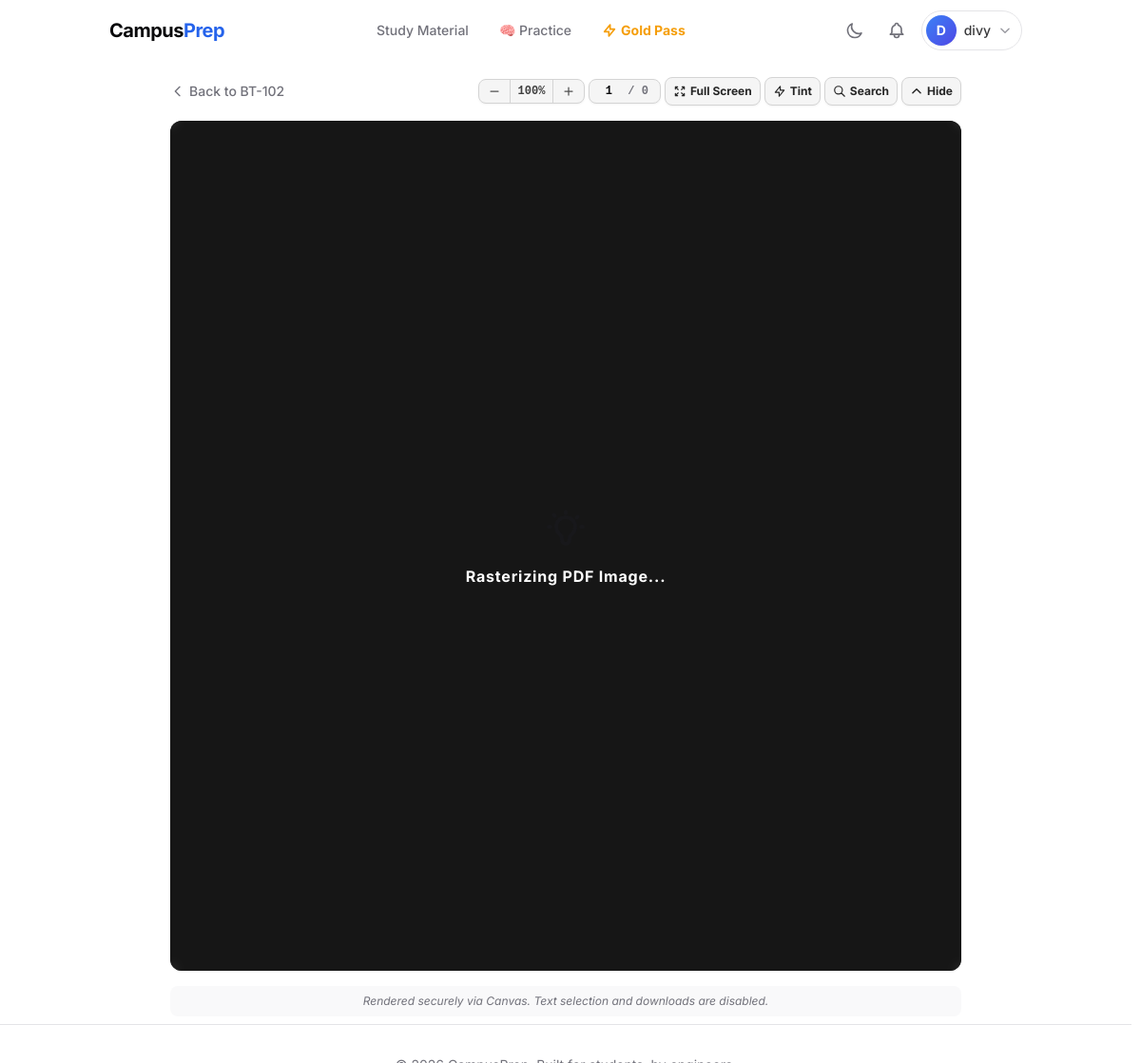
The app's page /read/4/ (signed in) with its own data.
### apps/users/models.py (models this page shows, shortened)
class User(AbstractUser):
    clerk_id = models.CharField(max_length=100, unique=True, null=True, blank=True)
    phone_number = models.CharField(max_length=15, blank=True, null=True)
    preferred_branch = models.ForeignKey(
        'academics.Branch',
        on_delete=models.SET_NULL,
        null=True,
        blank=True,
        related_name='users'
    )
    preferred_semester = models.ForeignKey(
        'academics.Semester',
        on_delete=models.SET_NULL,
        null=True,
        blank=True,
        related_name='users'
    )
    active_subscription_valid_until = models.DateField(null=True, blank=True)
    gold_pass_branch = models.ForeignKey(
        'academics.Branch',
        on_delete=models.SET_NULL,
        null=True,
        blank=True,
        related_name='gold_pass_users'
    )
    gold_pass_semester = models.ForeignKey(
        'academics.Semester',
        on_delete=models.SET_NULL,
        null=True,
        blank=True,
        related_name='gold_pass_users'
    )
    active_subscription_plan = models.ForeignKey(
        'products.SubscriptionPlan',
        on_delete=models.SET_NULL,
        null=True,
        blank=True,
        related_name='subscribed_users'
    )

### apps/academics/models.py (models this page shows, shortened)
class Subject(models.Model):
    branch = models.ForeignKey(Branch, on_delete=models.CASCADE, related_name='subjects')
    semester = models.ForeignKey(Semester, on_delete=models.CASCADE, related_name='subjects')
    code = models.CharField(max_length=20, help_text="e.g., CS-402")
    name = models.CharField(max_length=500)
    description = models.TextField(blank=True)
    is_active = models.BooleanField(default=True)
    class Meta:
        unique_together = ('branch', 'semester', 'code')

### apps/content/views.py (the view)
# urls.py: path('read/<int:document_id>/', views.read_document, name='read_document'),
@login_required
def read_document(request, document_id, slug=None):
    document = ContentDataService.get_document_by_id(document_id)
    if not document:
        return redirect('home')
    user = request.user
    if not UserDataService.check_premium_access(user, document):
        fallback_subject = document.subjects.first()
        if fallback_subject:
            return redirect('subject_dashboard', subject_id=fallback_subject.id)
        else:
            return redirect('home')
    key_bytes = os.urandom(16)
    key_hex = binascii.hexlify(key_bytes).decode('ascii')
    anti_tamper_nonce = binascii.hexlify(os.urandom(16)).decode('ascii')
    request.session[f'doc_key_{document.id}'] = {
        'key': key_hex,
        'nonce': anti_tamper_nonce
    }
    sd = document.structured_data if document.structured_data else {}
    json_bytes = orjson.dumps(sd)
    encoded = bytearray(json_bytes)
    key_len = len(key_bytes)
    for i in range(len(encoded)):
        encoded[i] ^= key_bytes[i % key_len]
    encrypted_data = base64.b64encode(encoded).decode('ascii')
    pdf_token = uuid.uuid4().hex
    request.session[f'pdf_token_{document.id}'] = pdf_token
    return render(request, 'content/document_reader.html', {
        'document': document,
        'current_subject': document.subjects.first(),
        'encrypted_data': encrypted_data,
        'tamper_nonce': anti_tamper_nonce,
        'pdf_token': pdf_token,
    })

### templates/content/document_reader.html (shortened to what this page needs)
{% extends "base.html" %}
{% block content %}
<div id="reader-main-container" class="max-w-4xl mx-auto px-0.5 sm:px-6 lg:px-8 select-none" oncontextmenu="return false;" oncopy="return false;" oncut="return false;" onpaste="return false;" onselectstart="return false;" ondragstart="return false;">
    <div id="stickyHeader" class="sticky top-0 z-40 bg-background/95 backdrop-blur-md pt-4 pb-2 mb-0 transition-all duration-300 transform origin-top">
        <div class="flex flex-col md:flex-row md:items-center justify-between gap-4 mb-2">
            <a href="{% url 'subject_dashboard' current_subject.id %}" class="hidden sm:flex items-center text-sm font-medium text-muted-foreground hover:text-foreground transition-colors" title="Back to {{ current_subject.code }}">
                <svg class="w-4 h-4 mr-1" fill="none" viewBox="0 0 24 24" stroke="currentColor"><path stroke-linecap="round" stroke-linejoin="round" stroke-width="2" d="M15 19l-7-7 7-7"></path></svg>
                <span>Back to {{ current_subject.code }}</span>
            </a>
            {% if document.render_mode == 'DIRECT_PDF' %}
            <div class="flex items-center gap-1 flex-wrap justify-between">
                <div class="flex items-center bg-neutral-100 dark:bg-neutral-800 rounded-lg border border-neutral-300 dark:border-neutral-700 overflow-hidden shadow-sm">
                    <button onclick="zoomOut()" class="px-2.5 py-1.5 hover:bg-neutral-200 dark:hover:bg-neutral-700 text-neutral-600 dark:text-neutral-300 transition-colors" title="Zoom Out">
                        <svg class="w-3 h-3" fill="none" viewBox="0 0 24 24" stroke="currentColor"><path stroke-linecap="round" stroke-linejoin="round" stroke-width="2.5" d="M20 12H4"></path></svg>
                    </button>
                    <div class="px-2 py-1 text-xs font-mono font-bold text-neutral-700 dark:text-neutral-200 border-x border-neutral-300 dark:border-neutral-700 min-w-[42px] text-center" id="zoomPercentage">
                        100%
                    </div>
                    <button onclick="zoomIn()" class="px-2.5 py-1.5 hover:bg-neutral-200 dark:hover:bg-neutral-700 text-neutral-600 dark:text-neutral-300 transition-colors" title="Zoom In">
                        <svg class="w-3 h-3" fill="none" viewBox="0 0 24 24" stroke="currentColor"><path stroke-linecap="round" stroke-linejoin="round" stroke-width="2.5" d="M12 4v16m8-8H4"></path></svg>
                    </button>
                </div>
                <div class="flex items-center bg-neutral-100 dark:bg-neutral-800 rounded-lg border border-neutral-300 dark:border-neutral-700 overflow-hidden shadow-sm" title="Jump to page">
                    <input type="number" id="pageNavInput" data-docid="{{ document.id }}" value="1" min="1" class="w-10 px-1 py-1 text-xs font-mono font-bold text-center bg-transparent border-none focus:ring-0 text-foreground" style="-moz-appearance: textfield; appearance: textfield;" onkeydown="if(event.key==='Enter') scrollToPage(this.value)" autocomplete="off">
                    <span class="text-xs font-mono font-bold text-muted-foreground pr-3" id="pageNavTotal">/ 0</span>
                </div>
                <button onclick="toggleCinemaMode()" id="cinemaModeBtn" class="px-2 py-1.5 text-xs font-bold rounded-lg flex items-center gap-1 transition-colors shadow-sm border border-neutral-300 dark:border-neutral-700 bg-neutral-100 dark:bg-neutral-800 text-neutral-800 dark:text-neutral-200 hover:bg-neutral-200 dark:hover:bg-neutral-700" title="Toggle Full Screen">
                    <svg class="w-3.5 h-3.5" fill="none" viewBox="0 0 24 24" stroke="currentColor"><path stroke-linecap="round" stroke-linejoin="round" stroke-width="2" d="M4 8V4m0 0h4M4 4l5 5m11-1V4m0 0h-4m4 0l-5 5M4 16v4m0 0h4m-4 0l5-5m11 5l-5-5m5 5v-4m0 4h-4"></path></svg>
                    <span id="fullscreen-text" class="hidden sm:inline">Full Screen</span>
                </button>
                <button onclick="toggleTint()" id="tintToggleBtn" class="px-2 py-1.5 bg-neutral-100 dark:bg-neutral-800 text-neutral-800 dark:text-neutral-200 border border-neutral-300 dark:border-neutral-700 text-xs font-bold rounded-lg flex items-center gap-1 shadow-sm transition-colors hover:bg-neutral-200 dark:hover:bg-neutral-700" title="Toggle Eye-Care Tint">
                    <svg class="w-3.5 h-3.5" fill="none" viewBox="0 0 24 24" stroke="currentColor"><path stroke-linecap="round" stroke-linejoin="round" stroke-width="2" d="M13 10V3L4 14h7v7l9-11h-7z"></path></svg>
                    <span class="hidden sm:inline">Tint</span>
                </button>
                <button onclick="toggleSearch()" class="px-2 py-1.5 bg-neutral-100 hover:bg-neutral-200 text-neutral-800 dark:bg-neutral-800 dark:hover:bg-neutral-700 dark:text-neutral-200 border border-neutral-300 dark:border-neutral-700 text-xs font-bold rounded-lg flex items-center gap-1 shadow-sm transition-colors" title="Ctrl+F to Search">
                    <svg class="w-3.5 h-3.5" fill="none" viewBox="0 0 24 24" stroke="currentColor"><path stroke-linecap="round" stroke-linejoin="round" stroke-width="2" d="M21 21l-6-6m2-5a7 7 0 11-14 0 7 7 0 0114 0z"></path></svg>
                    <span class="hidden sm:inline">Search</span>
                </button>
                <button onclick="collapseHeader()" class="px-2 py-1.5 bg-neutral-100 hover:bg-neutral-200 text-neutral-800 dark:bg-neutral-800 dark:hover:bg-neutral-700 dark:text-neutral-200 border border-neutral-300 dark:border-neutral-700 text-xs font-bold rounded-lg flex items-center gap-1 shadow-sm transition-colors" title="Hide Toolbar">
                    <svg class="w-3.5 h-3.5" fill="none" viewBox="0 0 24 24" stroke="currentColor"><path stroke-linecap="round" stroke-linejoin="round" stroke-width="2.5" d="M5 15l7-7 7 7"></path></svg>
                    <span class="hidden sm:inline">Hide</span>
                </button>
            </div>
            {% endif %}
        </div>
    </div>
    {% if document.render_mode == 'DIRECT_PDF' and document.source_file %}
    <div class="w-full min-h-[80vh] rounded-xl overflow-hidden shadow-sm bg-neutral-900 relative flex flex-col items-center md:py-3">
        <div id="pdf-container" class="w-[99%] md:w-[97%] flex py-0.5 flex-col gap-6 items-center">
        </div>
        <div id="pdf-loading-spinner" class="absolute inset-0 flex flex-col items-center justify-center bg-neutral-900/80 backdrop-blur-sm z-10 transition-opacity duration-300">
            <p class="text-white font-bold tracking-wider">Rasterizing PDF Image...</p>
        </div>
    </div>
    <div class="pt-4 pb-2">
        <p class="text-xs text-center text-muted-foreground italic px-4 py-2 bg-muted/50 rounded-lg">Rendered securely via Canvas. Text selection and downloads are disabled.</p>
    </div>
    {% endif %}
</div>
{% endblock %}

### templates/base.html (shortened to what this page needs)
{% load static %}
<!DOCTYPE html>
<html lang="en" class="h-full {% if request.COOKIES.theme == 'dark' %}dark{% endif %}">
<head>
    <script src="https://cdn.tailwindcss.com"></script>
</head>
<body class="min-h-screen flex flex-col font-sans antialiased bg-background text-foreground transition-colors duration-300">
    <header class="sticky top-0 z-50 w-full glass-nav transition-all duration-300">
        <div class="container mx-auto px-4 sm:px-6 lg:px-8">
            <div class="flex items-center justify-between h-16">
                <div class="flex-shrink-0">
                    <a href="{% if user.is_authenticated %}{% url 'dashboard' %}{% else %}{% url 'home' %}{% endif %}" class="text-xl font-bold tracking-tight">
                        Campus<span class="text-blue-600 dark:text-blue-400">Prep</span>
                    </a>
                </div>
                <nav class="hidden md:flex md:space-x-8 items-center">
                    <a href="{% url 'dashboard' %}" class="text-sm font-medium {% if request.resolver_match.url_name == 'dashboard' %}text-primary{% else %}text-muted-foreground hover:text-foreground{% endif %} transition-colors">
                        Study Material
                    </a>
                    <a href="{% url 'practice_index' %}" class="text-sm font-medium {% if 'practice' in request.resolver_match.url_name %}text-indigo-500{% else %}text-muted-foreground hover:text-foreground{% endif %} transition-colors">
                        🧠 Practice
                    </a>
                    <a href="{% if request.user.is_authenticated %}{% url 'checkout_gold_pass' %}?branch={{ request.user.preferred_branch_id }}&semester={{ request.user.preferred_semester_id }}{% else %}{% url 'login' %}{% endif %}" class="text-sm font-bold text-amber-500 hover:text-amber-600 transition-colors flex items-center">
                        <svg class="w-4 h-4 mr-1" fill="none" viewBox="0 0 24 24" stroke="currentColor"><path stroke-linecap="round" stroke-linejoin="round" stroke-width="2.5" d="M13 10V3L4 14h7v7l9-11h-7z"></path></svg>
                        Gold Pass
                    </a>
                </nav>
                <div class="hidden md:flex items-center gap-2">
                    <button id="themeToggle" class="p-2 text-muted-foreground hover:text-foreground transition-all duration-200 hover:bg-muted/60 rounded-full" title="Toggle theme">
                        <svg class="w-5 h-5 dark:hidden" fill="none" viewBox="0 0 24 24" stroke="currentColor"><path stroke-linecap="round" stroke-linejoin="round" stroke-width="2" d="M20.354 15.354A9 9 0 018.646 3.646 9.003 9.003 0 0012 21a9.003 9.003 0 008.354-5.646z"></path></svg>
                    </button>
                    {% if user.is_authenticated %}
                    <a href="{% url 'notifications:list' %}" class="relative p-2 text-muted-foreground hover:text-foreground transition-all duration-200 hover:bg-muted/60 rounded-full"
                       id="notificationsBell">
                    </a>
                    <div class="relative" id="userDropdownContainer">
                        <button id="userDropdownBtn" class="flex items-center gap-2 rounded-full p-1 pr-2.5 border border-border hover:border-muted-foreground/40 hover:bg-muted/60 transition-all duration-200 focus:outline-none group">
                            <div class="w-8 h-8 rounded-full bg-gradient-to-br from-blue-500 to-indigo-600 flex items-center justify-center text-white text-sm font-bold flex-shrink-0 shadow-sm">
                                {{ user.username|slice:":1"|upper }}
                            </div>
                            <span class="text-sm font-medium text-foreground/80 group-hover:text-foreground max-w-[80px] truncate transition-colors">{{ user.username }}</span>
                            <svg class="w-3.5 h-3.5 text-muted-foreground/70 transition-transform duration-200" id="dropdownChevron" fill="none" viewBox="0 0 24 24" stroke="currentColor"><path stroke-linecap="round" stroke-linejoin="round" stroke-width="2.5" d="M19 9l-7 7-7-7"></path></svg>
                        </button>
                    </div>
                    {% else %}
                    <a href="{% url 'login' %}" class="text-sm font-medium text-muted-foreground hover:text-foreground transition-colors">Log in</a>
                    <a href="{% url 'signup' %}" class="bg-primary text-primary-foreground hover:bg-primary/90 px-4 py-2 rounded-md text-sm font-medium transition-colors shadow-sm">Sign up</a>
                    {% endif %}
                </div>
            </div>
        </div>
    </header>
    <main class="flex-grow">
        {% block content %}{% endblock %}
    </main>
    <footer class="border-t border-border mt-auto py-8">
        <div class="container mx-auto px-4 text-center text-sm text-muted-foreground">
        </div>
    </footer>
</body>
</html>

### records on screen
User: username "D", username "divy"
Subject: code "BT-102"
